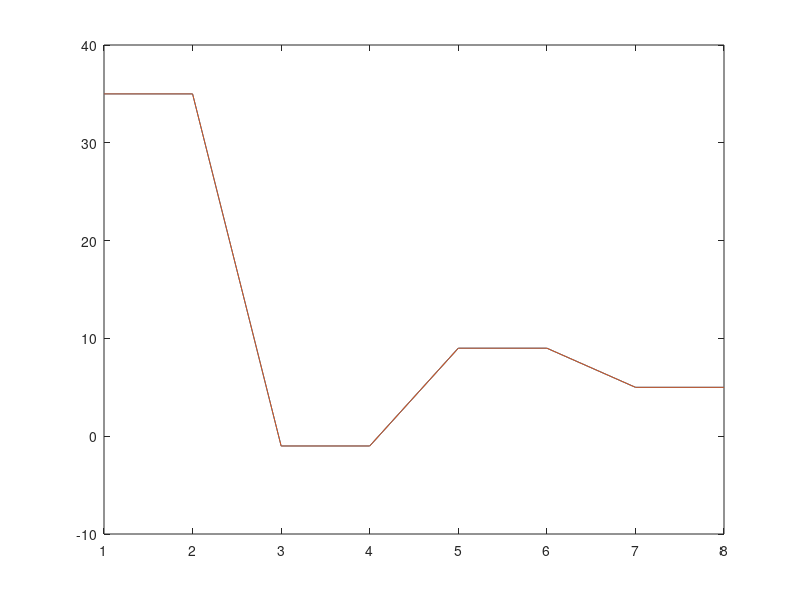

MATLAB code to generate this figure:
clear;
N = 2^3; % Порядок матриці Адамара
H = hadamard(N) % Матриця Адамара
% Створення сигналу з кількох функцій Уолша-Адамара
y=12.*H(1,:)+10.*H(3,:)+5.*H(5,:)+8.*H(7,:);
plot(y); hold on; % Графік сигналу та його збереження
fwhty = fwht(y,N, 'hadamard') % Коефіцієнти розкладу Уолша-Адамара
plot(ifwht(fwhty,N,'hadamard')); % Сигнал зворотнім перетворенням
hold off;